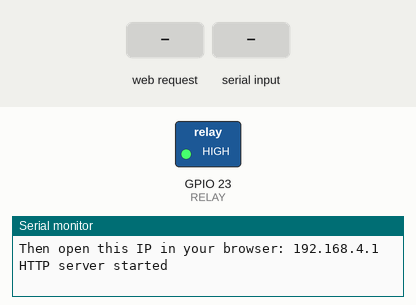
Recording of a program running on a simulated ESP32. Shown: switched loads named in the program (green lamp = pin HIGH), the last lines printed to the serial monitor. The inputs (shaded band) are chosen by the test bench. WiFi joins after 1.5 s; servers stay silent unless stated; nothing arrives over Bluetooth unless stated.

Above: at 1.2 s.
1.3 s: HTTP request GET /off received
At 2.5 s:
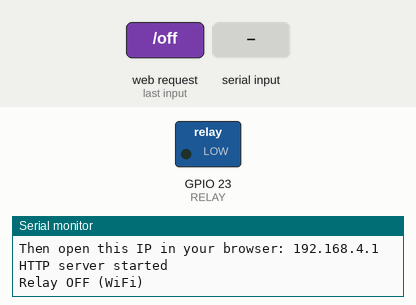
2.8 s: "1" received over the second serial link
At 3.9 s:
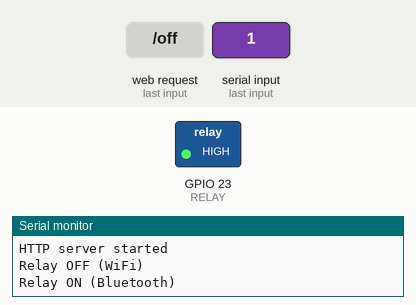
5.8 s: "0" received over the second serial link
At 6.2 s:
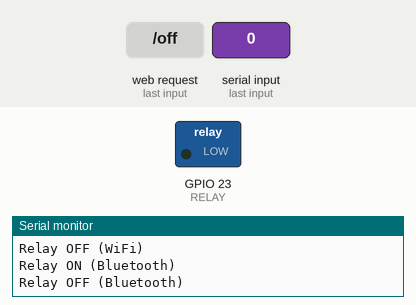
Timing chart, 0 to 8.3 s (numbered marks = the images above; inputs shaded):
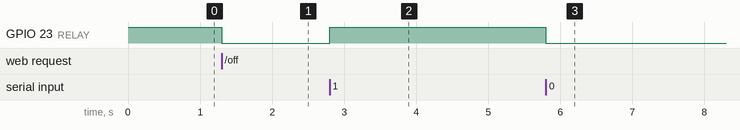

Measured:
- after the input at 1.3 s, GPIO 23 (RELAY): HIGH → LOW at once
- after the input at 2.8 s, GPIO 23 (RELAY): LOW → HIGH at once
- after the input at 5.8 s, GPIO 23 (RELAY): HIGH → LOW at once

The program:

main.cpp
```cpp
#include <Arduino.h>
#include "BluetoothSerial.h"
#include <WiFi.h>
#include <WebServer.h>

BluetoothSerial SerialBT;
WebServer server(80);

#define RELAY 23

const char* AP_SSID = "ESP32_Relay_AP";
const char* AP_PASSWORD = "12345678";

void relayOn() {
  digitalWrite(RELAY, HIGH);
  server.send(200, "text/plain", "Relay ON");
  Serial.println("Relay ON (WiFi)");
}

void relayOff() {
  digitalWrite(RELAY, LOW);
  server.send(200, "text/plain", "Relay OFF");
  Serial.println("Relay OFF (WiFi)");
}

void handleRoot() {
  String html = "<html><body>"
                "<h2>ESP32 Relay Control</h2>"
                "<a href=\"/on\"><button style='font-size:20px;'>Turn ON</button></a><br><br>"
                "<a href=\"/off\"><button style='font-size:20px;'>Turn OFF</button></a>"
                "</body></html>";
  server.send(200, "text/html", html);
}

void setup() {
  Serial.begin(115200);
  pinMode(RELAY, OUTPUT);
  digitalWrite(RELAY, HIGH);

  SerialBT.begin("ESP32_Relay");
  Serial.println("Bluetooth Ready");

  WiFi.softAP(AP_SSID, AP_PASSWORD);
  IPAddress IP = WiFi.softAPIP();
  Serial.print("WiFi AP started. Connect to network: ");
  Serial.println(AP_SSID);
  Serial.print("Then open this IP in your browser: ");
  Serial.println(IP);

  server.on("/", handleRoot);
  server.on("/on", relayOn);
  server.on("/off", relayOff);
  server.begin();
  Serial.println("HTTP server started");
}

void loop() {
  server.handleClient();

  if (SerialBT.available()) {
    char cmd = SerialBT.read();
    if (cmd == '1') {
      digitalWrite(RELAY, HIGH);
      Serial.println("Relay ON (Bluetooth)");
    }
    if (cmd == '0') {
      digitalWrite(RELAY, LOW);
      Serial.println("Relay OFF (Bluetooth)");
    }
  }
}
```
